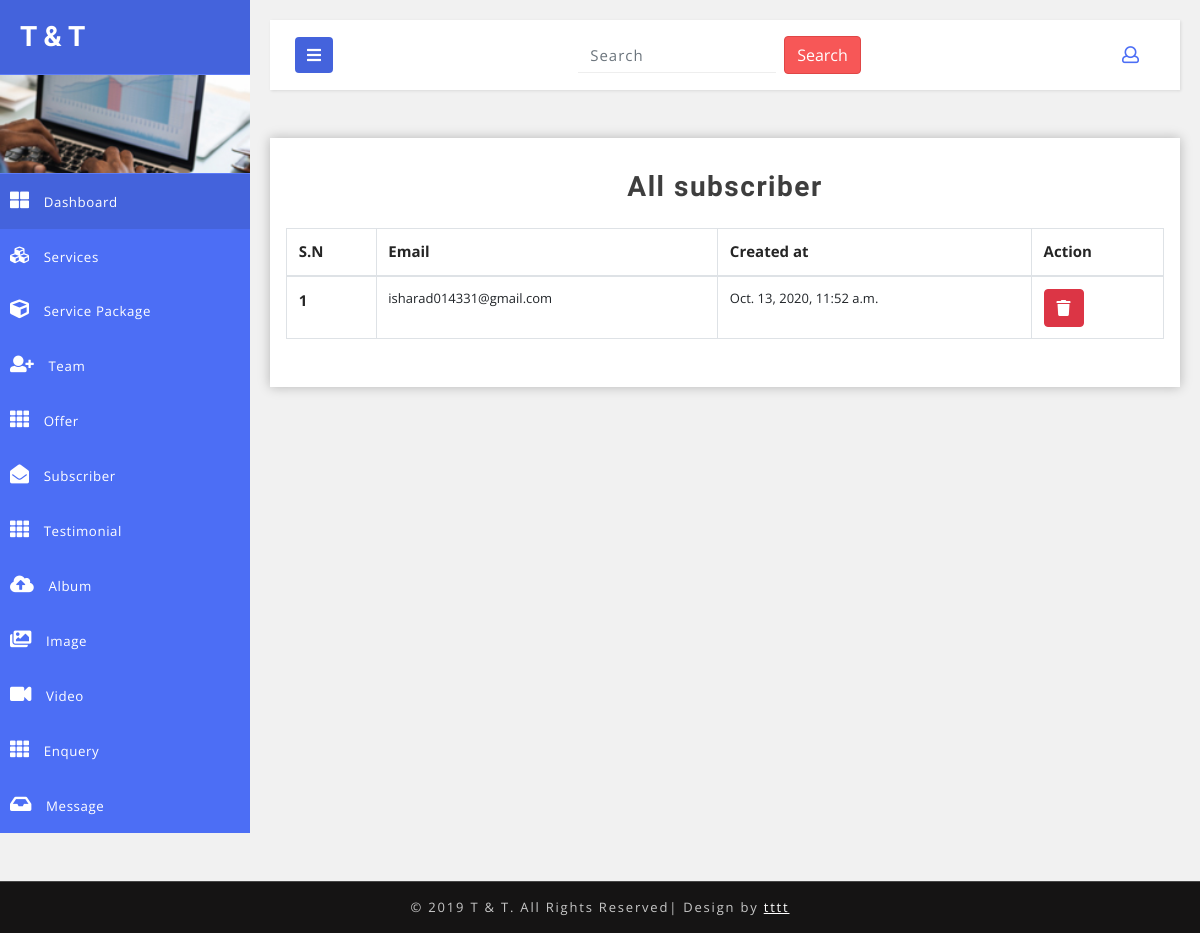
/med-admin/subscriber/list/ (signed in), run on an earlier commit of the app's database.
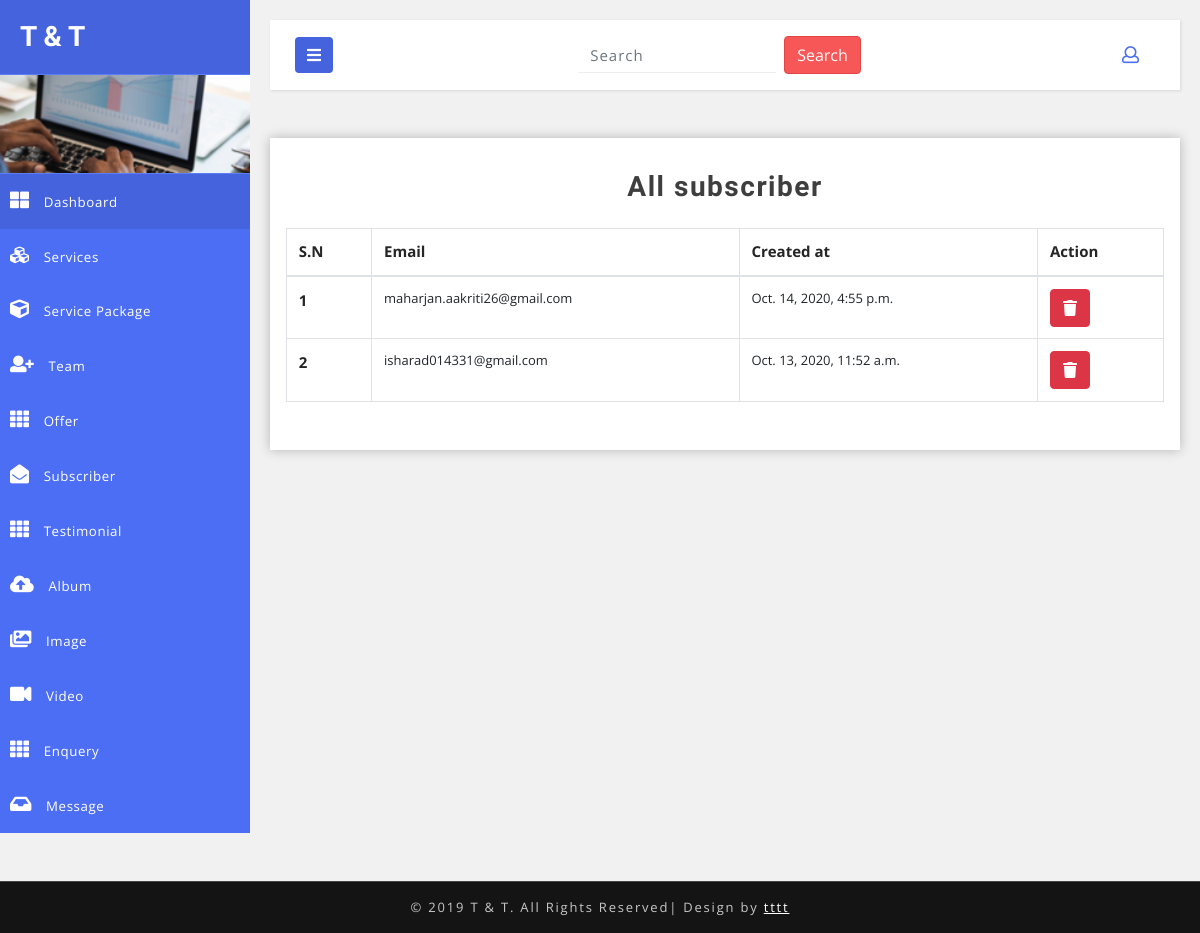
And on a later commit of the database.
### tourandtravelapp/models.py (models this page shows, shortened)
class TimeStamp(models.Model):
    created_at = models.DateTimeField(auto_now_add=True)
    updated_at = models.DateTimeField(auto_now=True, null=True, blank=True)
    active = models.BooleanField(default=True)
    class Meta:
        abstract = True

class Subscriber(TimeStamp):
    email = models.EmailField()

### tourandtravelapp/views.py (the view)
class AdminSubscriberListView(AdminRequiredMixin, ListView):
    template_name = "admintemplate/adminsubscriberlist.html"
    queryset = Subscriber.objects.all().order_by('-id')
    context_object_name = "adminsubscriberlist"

### tourandtravelapp/views.py (called while the page is built)
    def dispatch(self, request, *args, **kwargs):
        if request.user.is_authenticated:
            pass
        else:
            return redirect("/signin/")
        return super().dispatch(request, *args, **kwargs)

### templates/admintemplate/adminsubscriberlist.html (shortened to what this page needs)
{% extends 'admintemplate/adminbase.html' %}
{% block content %}
            <section class="tables-section">
                <div class="outer-w3-agile mt-3">
                    <h4 class="tittle-w3-agileits mb-4">All subscriber</h4>
                    <table class="table table-hover table-bordered">
                        <thead>
                            <tr>
                                <th scope="col">S.N</th>
                                <th scope="col">Email</th>
                                <th scope="col">Created at</th>
                                <th scope="col">Action</th>
                            </tr>
                        </thead>
                        <tbody>
                        	{% for subscriber in adminsubscriberlist %}
                            <tr>
                                <th scope="row">{{forloop.counter}}</th>
                                <td>{{subscriber.email}}</td>
                                <td>{{subscriber.created_at}}</td>
                                <td>
                                    <a href="{% url 'tourandtravelapp:adminsubscriberdelete' subscriber.id %}" class="btn btn-danger"><i class="fas fa-trash"></i></a>
                                </td>
                            </tr>
                            {% endfor %}
                        </tbody>
                    </table>
                </div>
            </section>
{% endblock %}

What changed in the data, as far as the page shows it:
added Subscriber: email "maharjan.aakriti26@gmail.com", created_at "Oct. 14, 2020, 4:55 p.m."
